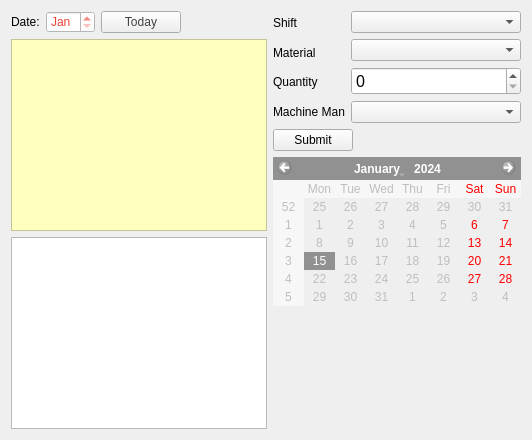
      <widget class="QWidget" name="stocks_tab">
       <attribute name="icon">
        <iconset resource="resource.qrc">
         <normaloff>:/images/img/20160528014858.jpg</normaloff>:/images/img/20160528014858.jpg</iconset>
       </attribute>
       <attribute name="title">
        <string>Stocks</string>
       </attribute>
       <attribute name="toolTip">
        <string>&lt;html&gt;&lt;head/&gt;&lt;body&gt;&lt;p&gt;&lt;img src=&quot;:/images/img/20160528014858.jpg&quot;/&gt;&lt;/p&gt;&lt;p&gt;&lt;span style=&quot; font-size:12pt; font-weight:600; color:#6b6d6c;&quot;&gt;Stock details of materials made in the &lt;/span&gt;&lt;/p&gt;&lt;p&gt;&lt;span style=&quot; font-size:12pt; font-weight:600; color:#6b6d6c;&quot;&gt;factory alongwith the machine man &lt;/span&gt;&lt;/p&gt;&lt;p&gt;&lt;span style=&quot; font-size:12pt; font-weight:600; color:#6b6d6c;&quot;&gt;who did the shift.&lt;/span&gt;&lt;/p&gt;&lt;/body&gt;&lt;/html&gt;</string>
       </attribute>
       <layout class="QGridLayout" name="gridLayout_7">
        <item row="0" column="0">
         <layout class="QVBoxLayout" name="verticalLayout_20">
          <item>
           <layout class="QHBoxLayout" name="horizontalLayout_6">
            <item>
             <layout class="QHBoxLayout" name="horizontalLayout_4">
              <item>
               <widget class="QLabel" name="label_14">
                <property name="text">
                 <string>Date:</string>
                </property>
               </widget>
              </item>
             </layout>
            </item>
            <item>
             <widget class="QDateEdit" name="stockview_dateedit">
              <property name="styleSheet">
               <string notr="true">background-color: rgb(255, 255, 255);
font: 87 14pt &quot;Segoe UI Black&quot;;
color: rgb(234, 67, 53);</string>
              </property>
              <property name="displayFormat">
               <string>MMM</string>
              </property>
             </widget>
            </item>
            <item>
             <widget class="QPushButton" name="pushButton">
              <property name="styleSheet">
               <string notr="true">color: rgb(63, 65, 67);</string>
              </property>
              <property name="text">
               <string>Today</string>
              </property>
             </widget>
            </item>
            <item>
             <spacer name="horizontalSpacer_2">
              <property name="orientation">
               <enum>Qt::Horizontal</enum>
              </property>
              <property name="sizeHint" stdset="0">
               <size>
                <width>40</width>
                <height>20</height>
               </size>
              </property>
             </spacer>
            </item>
           </layout>
          </item>
          <item>
           <widget class="QTableView" name="stocks_view">
            <property name="palette">
             <palette>
              <active>
               <colorrole role="WindowText">
                <brush brushstyle="SolidPattern">
                 <color alpha="255">
                  <red>63</red>
                  <green>65</green>
                  <blue>67</blue>
                 </color>
                </brush>
               </colorrole>
               <colorrole role="Button">
                <brush brushstyle="SolidPattern">
                 <color alpha="255">
                  <red>255</red>
                  <green>255</green>
                  <blue>191</blue>
                 </color>
                </brush>
               </colorrole>
               <colorrole role="Text">
                <brush brushstyle="SolidPattern">
                 <color alpha="255">
                  <red>63</red>
                  <green>65</green>
                  <blue>67</blue>
                 </color>
                </brush>
               </colorrole>
               <colorrole role="ButtonText">
                <brush brushstyle="SolidPattern">
                 <color alpha="255">
                  <red>63</red>
                  <green>65</green>
                  <blue>67</blue>
                 </color>
                </brush>
               </colorrole>
               <colorrole role="Base">
                <brush brushstyle="SolidPattern">
                 <color alpha="255">
                  <red>255</red>
                  <green>255</green>
                  <blue>191</blue>
                 </color>
                </brush>
               </colorrole>
               <colorrole role="Window">
                <brush brushstyle="SolidPattern">
                 <color alpha="255">
                  <red>255</red>
                  <green>255</green>
                  <blue>191</blue>
                 </color>
                </brush>
               </colorrole>
               <colorrole role="Highlight">
                <brush brushstyle="SolidPattern">
                 <color alpha="255">
                  <red>64</red>
                  <green>66</green>
                  <blue>68</blue>
                 </color>
                </brush>
               </colorrole>
               <colorrole role="HighlightedText">
                <brush brushstyle="SolidPattern">
                 <color alpha="255">
                  <red>146</red>
                  <green>189</green>
                  <blue>108</blue>
                 </color>
                </brush>
               </colorrole>
               <colorrole role="AlternateBase">
                <brush brushstyle="SolidPattern">
                 <color alpha="255">
                  <red>187</red>
                  <green>190</green>
                  <blue>191</blue>
                 </color>
                </brush>
               </colorrole>
              </active>
              <inactive>
               <colorrole role="WindowText">
                <brush brushstyle="SolidPattern">
                 <color alpha="255">
                  <red>63</red>
                  <green>65</green>
                  <blue>67</blue>
                 </color>
                </brush>
               </colorrole>
               <colorrole role="Button">
                <brush brushstyle="SolidPattern">
                 <color alpha="255">
                  <red>255</red>
                  <green>255</green>
                  <blue>191</blue>
                 </color>
                </brush>
               </colorrole>
               <colorrole role="Text">
                <brush brushstyle="SolidPattern">
                 <color alpha="255">
                  <red>63</red>
                  <green>65</green>
                  <blue>67</blue>
                 </color>
                </brush>
               </colorrole>
               <colorrole role="ButtonText">
                <brush brushstyle="SolidPattern">
                 <color alpha="255">
                  <red>63</red>
                  <green>65</green>
                  <blue>67</blue>
                 </color>
                </brush>
               </colorrole>
               <colorrole role="Base">
                <brush brushstyle="SolidPattern">
                 <color alpha="255">
                  <red>255</red>
                  <green>255</green>
                  <blue>191</blue>
                 </color>
                </brush>
               </colorrole>
               <colorrole role="Window">
                <brush brushstyle="SolidPattern">
                 <color alpha="255">
                  <red>255</red>
                  <green>255</green>
                  <blue>191</blue>
                 </color>
                </brush>
               </colorrole>
               <colorrole role="Highlight">
                <brush brushstyle="SolidPattern">
                 <color alpha="255">
                  <red>64</red>
                  <green>66</green>
                  <blue>68</blue>
                 </color>
                </brush>
               </colorrole>
               <colorrole role="HighlightedText">
                <brush brushstyle="SolidPattern">
                 <color alpha="255">
                  <red>146</red>
                  <green>189</green>
                  <blue>108</blue>
                 </color>
                </brush>
               </colorrole>
               <colorrole role="AlternateBase">
                <brush brushstyle="SolidPattern">
                 <color alpha="255">
                  <red>187</red>
                  <green>190</green>
                  <blue>191</blue>
                 </color>
                </brush>
               </colorrole>
              </inactive>
              <disabled>
               <colorrole role="WindowText">
                <brush brushstyle="SolidPattern">
                 <color alpha="255">
                  <red>63</red>
                  <green>65</green>
                  <blue>67</blue>
                 </color>
                </brush>
               </colorrole>
               <colorrole role="Button">
                <brush brushstyle="SolidPattern">
                 <color alpha="255">
                  <red>255</red>
                  <green>255</green>
                  <blue>191</blue>
                 </color>
                </brush>
               </colorrole>
               <colorrole role="Text">
                <brush brushstyle="SolidPattern">
                 <color alpha="255">
                  <red>63</red>
                  <green>65</green>
                  <blue>67</blue>
                 </color>
                </brush>
               </colorrole>
               <colorrole role="ButtonText">
                <brush brushstyle="SolidPattern">
                 <color alpha="255">
                  <red>63</red>
                  <green>65</green>
                  <blue>67</blue>
                 </color>
                </brush>
               </colorrole>
               <colorrole role="Base">
                <brush brushstyle="SolidPattern">
                 <color alpha="255">
                  <red>255</red>
                  <green>255</green>
                  <blue>191</blue>
                 </color>
                </brush>
               </colorrole>
               <colorrole role="Window">
                <brush brushstyle="SolidPattern">
                 <color alpha="255">
                  <red>255</red>
                  <green>255</green>
                  <blue>191</blue>
                 </color>
                </brush>
               </colorrole>
               <colorrole role="Highlight">
                <brush brushstyle="SolidPattern">
                 <color alpha="255">
                  <red>51</red>
                  <green>153</green>
                  <blue>255</blue>
                 </color>
                </brush>
               </colorrole>
               <colorrole role="HighlightedText">
                <brush brushstyle="SolidPattern">
                 <color alpha="255">
                  <red>146</red>
                  <green>189</green>
                  <blue>108</blue>
                 </color>
                </brush>
               </colorrole>
               <colorrole role="AlternateBase">
                <brush brushstyle="SolidPattern">
                 <color alpha="255">
                  <red>187</red>
                  <green>190</green>
                  <blue>191</blue>
                 </color>
                </brush>
               </colorrole>
              </disabled>
             </palette>
            </property>
            <property name="font">
             <font>
              <family>MS Shell Dlg 2</family>
              <pointsize>12</pointsize>
              <weight>75</weight>
              <italic>false</italic>
              <bold>true</bold>
             </font>
            </property>
            <property name="styleSheet">
             <string notr="true">color: rgb(63, 65, 67);
background-color: rgb(255, 255, 191);</string>
            </property>
            <property name="locale">
             <locale language="English" country="UnitedStates"/>
            </property>
            <property name="editTriggers">
             <set>QAbstractItemView::NoEditTriggers</set>
            </property>
            <property name="alternatingRowColors">
             <bool>true</bool>
            </property>
            <property name="selectionMode">
             <enum>QAbstractItemView::SingleSelection</enum>
            </property>
            <property name="selectionBehavior">
             <enum>QAbstractItemView::SelectRows</enum>
            </property>
            <property name="gridStyle">
             <enum>Qt::SolidLine</enum>
            </property>
            <property name="sortingEnabled">
             <bool>true</bool>
            </property>
            <attribute name="horizontalHeaderCascadingSectionResizes">
             <bool>false</bool>
            </attribute>
            <attribute name="verticalHeaderCascadingSectionResizes">
             <bool>false</bool>
            </attribute>
            <attribute name="verticalHeaderShowSortIndicator" stdset="0">
             <bool>true</bool>
            </attribute>
            <attribute name="verticalHeaderStretchLastSection">
             <bool>false</bool>
            </attribute>
           </widget>
          </item>
          <item>
           <widget class="QTableView" name="totalstock_tableview">
            <property name="font">
             <font>
              <family>MS Shell Dlg 2</family>
              <pointsize>12</pointsize>
              <weight>75</weight>
              <bold>true</bold>
             </font>
            </property>
            <property name="styleSheet">
             <string notr="true"/>
            </property>
            <property name="editTriggers">
             <set>QAbstractItemView::NoEditTriggers</set>
            </property>
            <property name="selectionMode">
             <enum>QAbstractItemView::SingleSelection</enum>
            </property>
            <property name="selectionBehavior">
             <enum>QAbstractItemView::SelectRows</enum>
            </property>
            <property name="sortingEnabled">
             <bool>true</bool>
            </property>
            <attribute name="horizontalHeaderDefaultSectionSize">
             <number>250</number>
            </attribute>
            <attribute name="horizontalHeaderStretchLastSection">
             <bool>true</bool>
            </attribute>
           </widget>
          </item>
         </layout>
        </item>
        <item row="0" column="1">
         <layout class="QVBoxLayout" name="verticalLayout_19">
          <item>
           <layout class="QFormLayout" name="formLayout_6">
            <item row="0" column="0">
             <layout class="QVBoxLayout" name="verticalLayout_16">
              <item>
               <widget class="QLabel" name="label_15">
                <property name="text">
                 <string>Shift</string>
                </property>
               </widget>
              </item>
              <item>
               <widget class="QLabel" name="label_16">
                <property name="text">
                 <string>Material</string>
                </property>
               </widget>
              </item>
              <item>
               <widget class="QLabel" name="label_17">
                <property name="text">
                 <string>Quantity</string>
                </property>
               </widget>
              </item>
              <item>
               <widget class="QLabel" name="label_27">
                <property name="text">
                 <string>Machine Man</string>
                </property>
               </widget>
              </item>
             </layout>
            </item>
            <item row="0" column="1">
             <layout class="QVBoxLayout" name="verticalLayout_17">
              <item>
               <widget class="QComboBox" name="stockshift_comboBox"/>
              </item>
              <item>
               <widget class="QComboBox" name="stockmaterial_comboBox"/>
              </item>
              <item>
               <widget class="QSpinBox" name="stockquantity_spinBox">
                <property name="font">
                 <font>
                  <pointsize>12</pointsize>
                 </font>
                </property>
                <property name="maximum">
                 <number>9999999</number>
                </property>
               </widget>
              </item>
              <item>
               <widget class="QComboBox" name="stockmachineman_combobox"/>
              </item>
             </layout>
            </item>
           </layout>
          </item>
          <item>
           <layout class="QVBoxLayout" name="verticalLayout_18">
            <item>
             <layout class="QHBoxLayout" name="horizontalLayout_5">
              <item>
               <widget class="QPushButton" name="addstockshift_button">
                <property name="text">
                 <string>Submit</string>
                </property>
               </widget>
              </item>
              <item>
               <spacer name="horizontalSpacer">
                <property name="orientation">
                 <enum>Qt::Horizontal</enum>
                </property>
                <property name="sizeHint" stdset="0">
                 <size>
                  <width>40</width>
                  <height>20</height>
                 </size>
                </property>
               </spacer>
              </item>
             </layout>
            </item>
            <item>
             <widget class="QCalendarWidget" name="calendarWidget">
              <property name="enabled">
               <bool>false</bool>
              </property>
             </widget>
            </item>
            <item>
             <spacer name="verticalSpacer_4">
              <property name="orientation">
               <enum>Qt::Vertical</enum>
              </property>
              <property name="sizeHint" stdset="0">
               <size>
                <width>20</width>
                <height>40</height>
               </size>
              </property>
             </spacer>
            </item>
           </layout>
          </item>
         </layout>
        </item>
       </layout>
      </widget>
